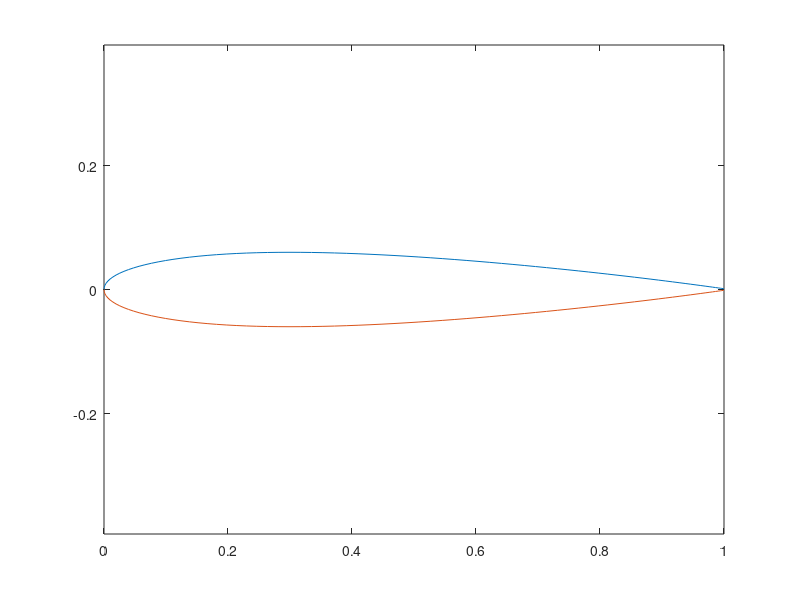

Here is the MATLAB script that generated this plot: (Note: this script raises an error after producing the figure.)

% get airfoil points to build the cascade
%

% NACA 4 digit series for now 

t = .12;
m = .00;
p = .0;
% m = .11;
% p = .45;


%vinf = 1;  % freestream velocity
%alp = 0*pi/180;   % freestream angle of attack


%chi = -20*pi/180;
%chi = -6*pi/180;
% 
% dx = .01;
% 
% xf = [0:dx:1*p];
% xa = [1*p+dx:dx:1];
% 
% x = [xf xa];

% this will work for symmetric airfoils 
% theven = [0 : .04 : pi];
% x = - cos(theven)/2 + .5;
% xf = 0;
% xa = x(2:end); 

%theta for break point  p = -cos(theven)/2 + .5

%dth = 0.04
xnums = 80;


thbreak = acos(-(p - .5)*2);

if thbreak == 0
    thbreak=1
end


thfrac = thbreak/pi;
nbefore = round(xnums*thfrac)
nafter = xnums - nbefore;
dthbef = thbreak/(nbefore);
thf = [0 : dthbef : thbreak];
dthaft = (pi - thbreak)/(nafter);
tha = [thbreak + dthaft : dthaft : pi];
xf = -cos(thf)/2 + .5;
xa = -cos(tha)/2 + .5;
x = [xf xa];
numb = length(x);

yt = t/.2*(.2969*sqrt(x) - .126*x - .35160*x.^2 + .28430*x.^3 - .1015*x.^4);

if (m == 0) 
    ycf = 0*xf;
    yca = 0*xa;
    dycf = 0*xf;
    dyca = 0*xa;
else
    ycf = m/p^2 *(2*p*xf - xf.^2);
    yca = m/(1-p)^2*( (1-2*p) + 2*p*xa - xa.^2);


    dycf = m/p^2*(2*p-2*xf);
    dyca = m/(1-p)^2*(2*p - 2*xa);
end

yc = [ycf yca];
dyc = [dycf dyca];

thet = atan(dyc);

xu = x - yt.*sin(thet);
yu = yc + yt.*cos(thet);

xl = x + yt.*sin(thet);
yl = yc - yt.*cos(thet);

plot(xu,yu, xl,yl);
axis equal;

% Now put points from trailing edge around bottom and then around top back
% to trailing edge. 

xaf = [fliplr(xl) xu(2:end)] -.5 ;
yaf = [fliplr(yl) yu(2:end)];

%close trailing edge
yave = (yaf(end) - yaf(1))/2 + yaf(1);
yaf(end) = yave;
yaf(1) = yave;
xaf(end) = xaf(1);
% Add stagger if there is any


% put in the PG transform here ... (then the chi)
yaf = yaf*beta;


xaf2 = xaf*cos(chi) - yaf*sin(chi) ;
yaf2 = xaf*sin(chi) + yaf*cos(chi) ;

figure(1)
plot(xaf2,yaf2)
%axis equal;
 hold on;
% set spacing (based on chord = 1) and repeat to create cascade of foils


% h = 1;
% for j = 1:4
%     yafs(j,:) = yaf2 +(j -1)*h;
%     
%     plot(xaf2, (yafs(j,:)));
%    
% end
% 
% % Form the complex variable and do the transformation
% 
% z1 = xaf2 + 1i*yaf2;
% 
% z2 = tanh(pi * z1/h);
% xnew = real(z2);
% ynew = imag(z2);
% figure(2)
% plot(xnew,ynew,'+');
% axis equal
  

xnew = xaf2;
ynew = yaf2;

% set trailing edge point 
%slope2 = (ynew(3) - ynew(2))/(xnew(3) - xnew(2));
%slope3 = (ynew(end-1) - ynew(end-2))/(xnew(end-1) - xnew(end-2));
%xnew(1) = (-ynew(2) + ynew(end-1) + xnew(2)*slope2 - xnew(end-1)*slope3)/ ...
%    (slope2 - slope3);
%ynew(1) = slope2 * (xnew(1) - xnew(2)) + ynew(2);

%xnew(end) = xnew(1);
%ynew(end) = ynew(1)

%this is a fudge here so that the asymp solver works - it needs airfoil
%going from 0 to 2 even after it is rotated (I think ) 
stretchfac = (max(xnew)-min(xnew))/1.0
xnew = xnew/stretchfac;
ynew = ynew/stretchfac;


% ynew(1) = 0;
% ynew(end) = 0;
% xnew(1) = .505;
% xnew(end) = .505;
% Determine the panel angles used in Keuthe and Chow 

for j = 1: length(xnew) -1;
    
        thetpan1(j) = atan2(ynew(j+1) - ynew(j), xnew(j+1) - xnew(j));
end;
thetpan = unwrap(thetpan1);
figure(3)
plot(thetpan*180/pi,'+')

% xnew and ynew and thetpan are the end points and panel angles.
% from this must get panel midpoints and lengths

xmid = xnew(1:end-1)+ (xnew(2:end) - xnew(1:end-1))/2;
ymid = ynew(1:end-1)+(ynew(2:end) - ynew(1:end-1))/2;

SJ = sqrt( ( xnew(2:end) - xnew(1:end-1) ).^2 + (ynew(2:end)-ynew(1:end-1)).^2);



